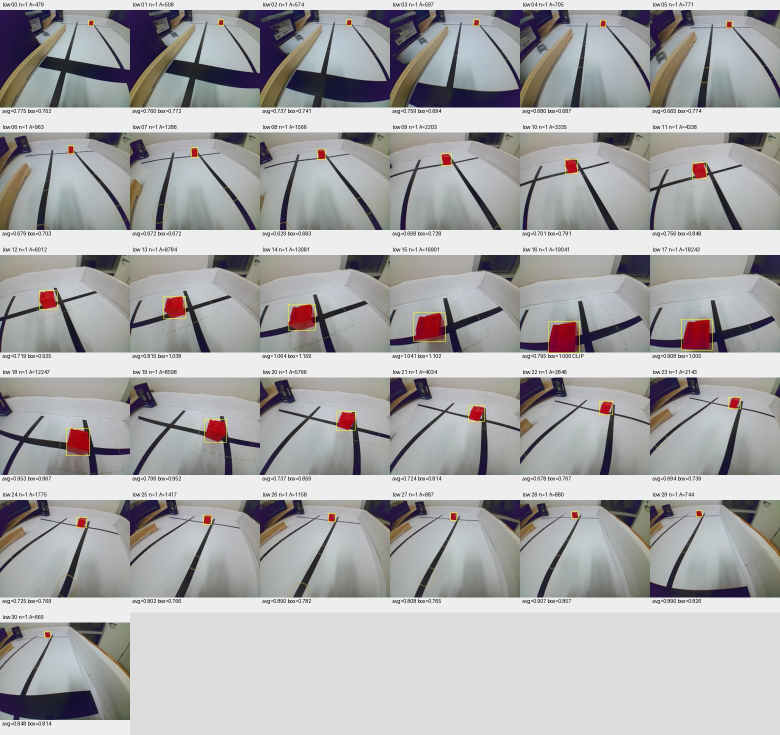
#> input picture Temp_test_01/pillar_area_model/low_contact_sheet.jpg, 1560 x 1470 px (shown at 1/2 size)
$ python analyze_orange_image.py Temp_test_01/pillar_area_model/low_contact_sheet.jpg
#> lines starting #> are read from the running program, lines starting #| are printed output that depends on the picture; after the words box and inside, x2 and y2 are one past the last pixel; in counts of white or black regions, pixels touching at a corner belong together
#> in main, bgr is the input picture: shape (1470, 1560, 3); mean B, G, R 169.4, 168.6, 169.3
#!/usr/bin/env python3
"""Pi Camera 实时颜色分析：鼠标拖框取样任意颜色；不连接电机。

实时预览：python3 analyze_orange_image.py
显示黑白掩膜：python3 analyze_orange_image.py --show-mask
无窗口：python3 analyze_orange_image.py --no-show
离线图片：python3 analyze_orange_image.py photo.jpg --output /tmp/orange.jpg
依赖：OpenCV、NumPy，与 line_color_detect.py 相同。
HSV 默认阈值仅为起点，需要按实际灯光调整。
实时窗口：左键拖框取色；c=取色模式，r=检测区域模式，f=全图检测，o=恢复橙色。
每次取色后统计首次匹配耗时和检测次数；测量到算法完成，不包含远程画面传输。
画面显示取图、处理和上一完整循环的秒数与 Hz；取图 Hz 是调用速率，不是传感器帧率。
"""

import argparse
import json
import math
import time
from pathlib import Path

import cv2
import numpy as np


# [52 lines left out: functions duration_metrics, draw_performance, sample_color_ranges, not called in this run]


class DetectionTiming:
    """每次取色单独计时；只数松开鼠标后的实际检测调用，不数打印行数。"""

    # [31 lines left out: functions __init__, record, report, not called in this run]


class MouseSelection:
    """鼠标坐标映射回原图；取样使用按下时的原始画面，避免拖动期间变化。"""

    # [72 lines left out: functions __init__, bounds, on_mouse, key, not called in this run]


def analyze_orange(bgr, lower=(5, 100, 80), upper=(25, 255, 255), min_area=50,
                   hsv_ranges=None, roi=None):
    """输入 OpenCV BGR 图片，返回统计、去噪掩膜和标注图。

    面积为实际前景像素数；只保留达到 min_area 的连通区域。
    坐标以原图左上角为原点，bbox 为 [x, y, width, height]。
    center 为色块像素质心；最大的色块作为目标，target_center 为其坐标。
    """
#> called with lower = (5, 100, 80), upper = (25, 255, 255), min_area = 50
    height, width = bgr.shape[:2]
#> height = 1470; width = 1560
    x0, y0, x1, y1 = roi if roi is not None else (0, 0, width, height)
#> x0 = 0; y0 = 0; x1 = 1560; y1 = 1470
    hsv = cv2.cvtColor(bgr[y0:y1, x0:x1], cv2.COLOR_BGR2HSV)
#> hsv: shape (1470, 1560, 3); mean H, S, V 57.4, 23.1, 174.1
    local_mask = np.zeros(hsv.shape[:2], dtype=np.uint8)
    ranges = hsv_ranges if hsv_ranges is not None else [(lower, upper)]
    for lo, hi in ranges:
        local_mask |= cv2.inRange(hsv, np.array(lo, np.uint8), np.array(hi, np.uint8))
#> this loop made 1 pass
#> pass 1, in analyze_orange, `local_mask |= cv2.inRange(hsv, np.array(lo, np.uint8), np.array(hi, np..`:
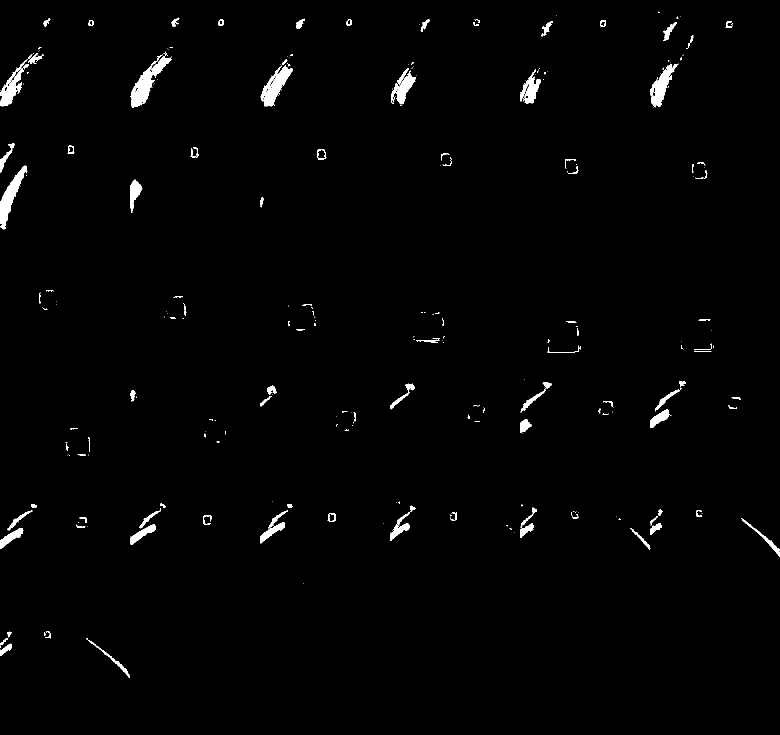
#> local_mask: shape (1470, 1560) (shown at 1/2 size); 1.3% white; 311 white regions (201 under 20 px), largest, box (x1, y1, x2, y2) and area: (261, 107, 343, 215) 2795, (0, 331, 55, 459) 2253, (521, 131, 586, 212) 2205
    kernel = np.ones((3, 3), np.uint8)
    local_mask = cv2.morphologyEx(local_mask, cv2.MORPH_OPEN, kernel)
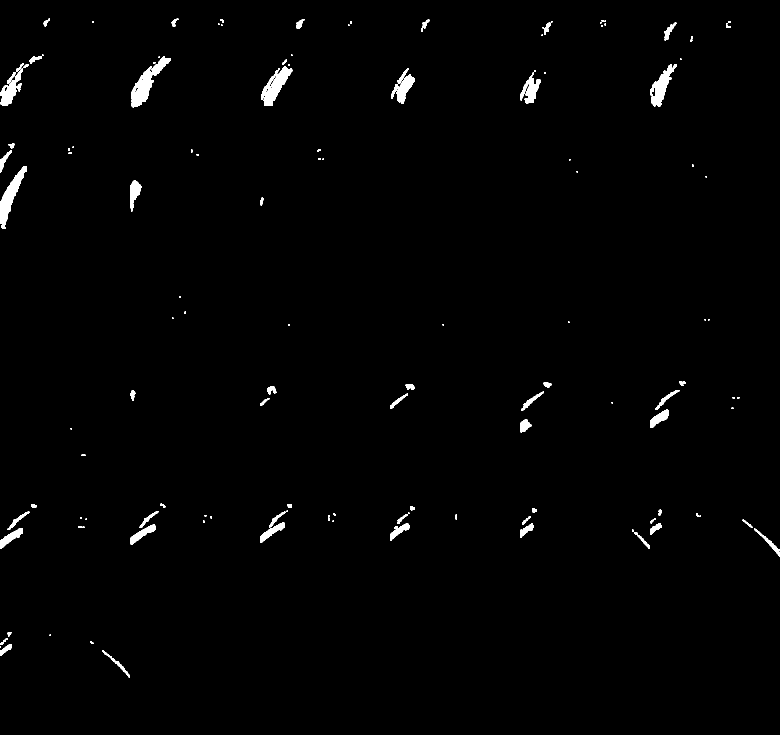
#> local_mask: shape (1470, 1560) (shown at 1/2 size); 1.1% white; 130 white regions (61 under 20 px), largest, box (x1, y1, x2, y2) and area: (262, 112, 342, 215) 2652, (0, 332, 54, 458) 2224, (522, 132, 585, 212) 2144
    local_mask = cv2.morphologyEx(local_mask, cv2.MORPH_CLOSE, kernel)
#> local_mask: shape (1470, 1560); 1.1% white; 117 white regions (49 under 20 px), largest, box (x1, y1, x2, y2) and area: (262, 112, 342, 215) 2729, (522, 132, 585, 212) 2240, (0, 332, 54, 458) 2230
    mask = np.zeros((height, width), dtype=np.uint8)
    mask[y0:y1, x0:x1] = local_mask
    count, labels, stats, centers = cv2.connectedComponentsWithStats(mask, 8)
#> labels: shape (1470, 1560) int32; 118 distinct labels, from 0 to 117
#> count = 118; stats = 118 rows, first 6: [0, 0, 1560, 1470, 2266878], [87, 37, 13, 16, 100], [343, 37, 14, 17, 108], [440, 38, 8, 8, 33], [593, 38, 16, 19, 169], [842, 39, 17, 24, 161]; centers = 118 pairs, first value 0.5 to 1539, second value 40.91 to 1327.2
    regions = []
    keep = np.zeros(count, dtype=np.uint8)
#> keep = 118 values from 0 to 0
    annotated = bgr.copy()
    for label in range(1, count):
        x, y, blob_width, blob_height, area = map(int, stats[label])
        if area < min_area:
            continue
        keep[label] = 255
        center = [round(float(v), 2) for v in centers[label]]
        regions.append({"area_pixels": area, "bbox": [x, y, blob_width, blob_height],
                        "center": center})
        cv2.rectangle(annotated, (x, y), (x + blob_width - 1, y + blob_height - 1),
                      (0, 255, 0), 1)
        cv2.putText(annotated, str(area), (x, max(12, y - 4)),
                    cv2.FONT_HERSHEY_SIMPLEX, 0.4, (0, 255, 0), 1)
#> this loop made 117 passes
#> (x, y, blob_width, blob_height, area, center) on passes 1, 2, 4, 5, 11, 13, 16, 23, 25, 28, 29, 31: (87, 37, 13, 16, 100, [92.17, 44.57]), (343, 37, 14, 17, 108, [348.2, 44.8]), (593, 38, 16, 19, 169, [599, 47.45]), (842, 39, 17, 24, 161, [849.1, 49.58]), (1083, 45, 19, 27, 190, [1092.9, 56.84]), (1328, 45, 25, 36, 335, [1337.7, 62.32]), (1452, 46, 10, 10, 50, [1455.1, 51.88]), (58, 112, 25, 16, 189, [69, 118.1]), (262, 112, 80, 103, 2729, [292.8, 165.7]), (0, 126, 48, 86, 1700, [22.3, 175.4]), (47, 128, 11, 8, 54, [51.65, 131.5]), (1301, 128, 53, 85, 1838, [1322.5, 172.4])
#> (x, y, blob_width, blob_height, area) on passes 3, 6, 20, 27, 41, 43: (440, 38, 8, 8, 33), (1203, 40, 9, 4, 26), (1381, 72, 5, 12, 41), (564, 119, 10, 10, 46), (634, 298, 8, 6, 24), (137, 305, 7, 3, 21)
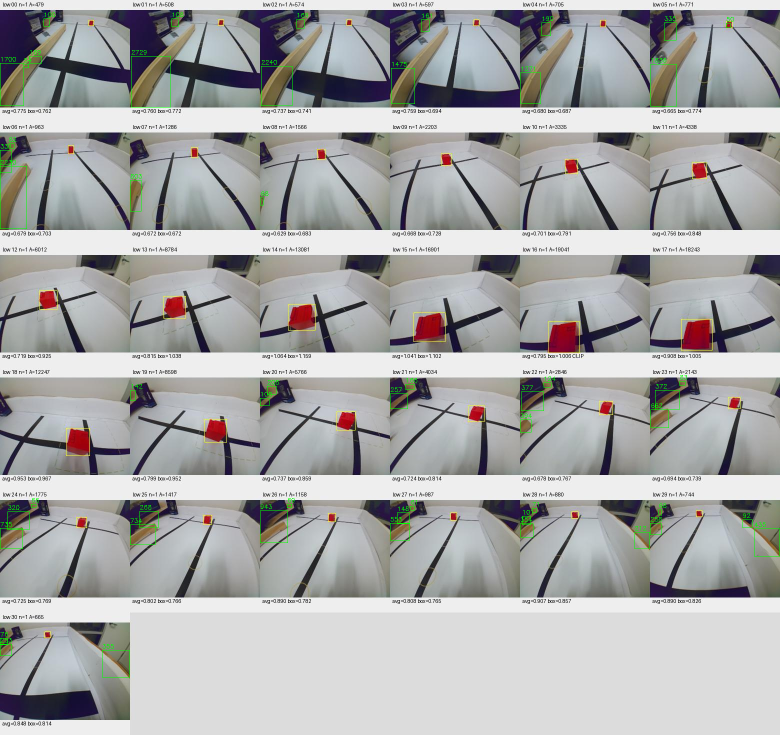
#> annotated: shape (1470, 1560, 3) (shown at 1/2 size); 0.4% of pixels changed, all inside (x1, y1, x2, y2) = (0, 25, 1560, 1355)
#> after the loop, keep = 118 values, max 255 at index 1, min 0 at index 0, mean 112.4; regions = 52 items
    regions.sort(key=lambda region: region["area_pixels"], reverse=True)
    target_center = regions[0]["center"] if regions else None
#> target_center = [292.8, 165.7]
    if target_center is not None:
        cx, cy = (int(round(value)) for value in target_center)
#> cx = 293; cy = 166
        # 在原彩色图上叠加目标中心，不用掩膜替换画面。
        cv2.drawMarker(annotated, (cx, cy), (0, 0, 255),
                       cv2.MARKER_CROSS, 15, 2)
#> annotated: shape (1470, 1560, 3); under 0.01% of pixels changed, all inside (x1, y1, x2, y2) = (285, 158, 302, 175)
        cv2.circle(annotated, (cx, cy), 4, (0, 0, 255), 1)
#> annotated: shape (1470, 1560, 3); mean B, G, R 169, 169.2, 168.9
    center_text = (f"Target center: ({target_center[0]:.1f}, {target_center[1]:.1f})"
                   if target_center is not None else "Target center: none")
#> center_text = 'Target center: (292.8, 165.7)'
    cv2.putText(annotated, center_text, (4, 36),
                cv2.FONT_HERSHEY_SIMPLEX, 0.45, (0, 255, 255), 1)
#> annotated: shape (1470, 1560, 3); mean B, G, R 169, 169.3, 168.9
    pixels = sum(region["area_pixels"] for region in regions)
#> pixels = 25188
    return {"width": width, "height": height, "matched_pixels": pixels,
            "matched_percent": round(100 * pixels / ((x1 - x0) * (y1 - y0)), 3),
            "roi": [x0, y0, x1, y1], "hsv_ranges": ranges,
            # 保留原离线接口字段；任意颜色请使用 matched_*。
            "orange_pixels": pixels,
            "orange_percent": round(100 * pixels / (width * height), 3),
            "region_count": len(regions),
            "target_center": target_center,
            "largest_region": regions[0] if regions else None,
            "regions": regions}, keep[labels], annotated


# [118 lines left out: function preview_camera, not called in this run]


def main():
    parser = argparse.ArgumentParser(description=__doc__)
    parser.add_argument("image", type=Path, nargs="?", help="可选图片路径；不填则启动 Pi Camera")
    parser.add_argument("--lower", type=int, nargs=3, default=(5, 100, 80),
                        metavar=("H", "S", "V"), help="HSV 下限，默认 5 100 80")
    parser.add_argument("--upper", type=int, nargs=3, default=(25, 255, 255),
                        metavar=("H", "S", "V"), help="HSV 上限，默认 25 255 255")
    parser.add_argument("--min-area", type=int, default=50, help="最小色块像素数")
    parser.add_argument("--output", type=Path, help="保存标注图（不能覆盖原图）")
    parser.add_argument("--mask", type=Path, help="保存黑白掩膜图")
    parser.add_argument("--scale", type=float, default=2.0, help="实时窗口放大倍数，默认 2")
    parser.add_argument("--no-show", action="store_true", help="实时模式只打印统计，不开窗口")
    parser.add_argument("--show-mask", action="store_true", help="额外显示黑白掩膜，默认只显示彩色标注画面")
    args = parser.parse_args()
    if not math.isfinite(args.scale) or args.scale <= 0:
        parser.error("--scale 必须为大于 0 的有限数")
    if args.min_area < 1:
        parser.error("--min-area 必须大于 0")
    if any(not 0 <= lo <= hi <= limit for lo, hi, limit in
           zip(args.lower, args.upper, (179, 255, 255))):
        parser.error("HSV 须满足 0 <= 下限 <= 上限；H 最大 179，S/V 最大 255")
    if args.image is None:
        if args.output or args.mask:
            parser.error("--output / --mask 仅适用于输入图片的离线模式")
        preview_camera(args)
        return
    paths = [p.resolve() for p in (args.image, args.output, args.mask) if p]
    if len(paths) != len(set(paths)):
        parser.error("输入、标注图和掩膜图必须使用不同路径")
    bgr = cv2.imread(str(args.image))
    if bgr is None:
        parser.error(f"无法读取图片：{args.image}")
    result, mask, annotated = analyze_orange(bgr, args.lower, args.upper, args.min_area)
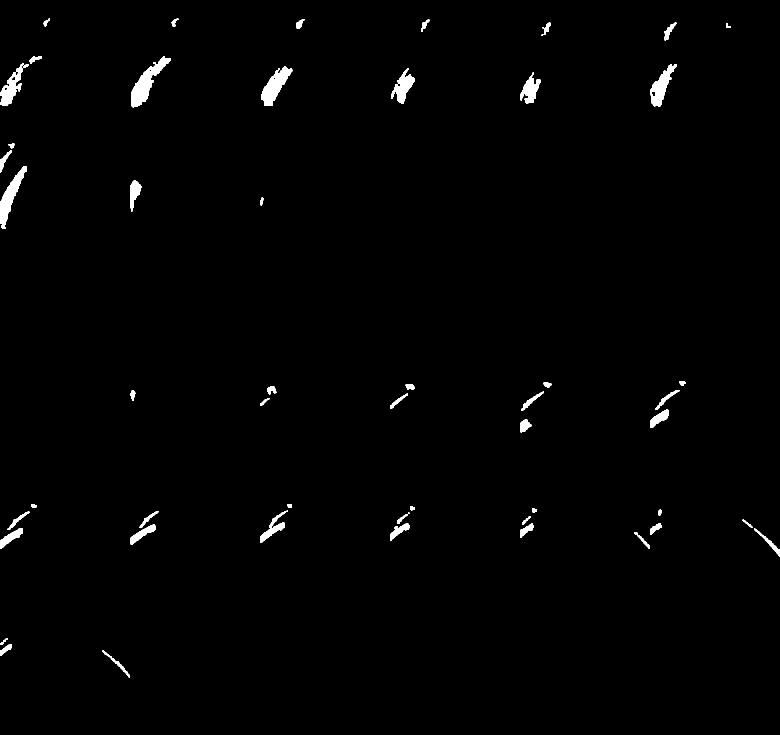
#> mask: shape (1470, 1560) (shown at 1/2 size); 1.1% white; 52 white regions, largest, box (x1, y1, x2, y2) and area: (262, 112, 342, 215) 2729, (522, 132, 585, 212) 2240, (0, 332, 54, 458) 2230
#> result = 12 items
    for path, data in ((args.output, annotated), (args.mask, mask)):
        if path:
            try:
                saved = cv2.imwrite(str(path), data)
            except cv2.error as exc:
                parser.error(f"无法保存 {path}：{exc}")
            if not saved:
                parser.error(f"无法保存：{path}（请检查目录和图片扩展名）")
#> this loop made 2 passes
#> path on passes 1 to 2: None, None
    print(json.dumps(result, ensure_ascii=False, indent=2))
#> (printed output is left out)


if __name__ == "__main__":
    main()

$ run again, on Temp_test_01/pillar_area_model/tall_contact_sheet.jpg
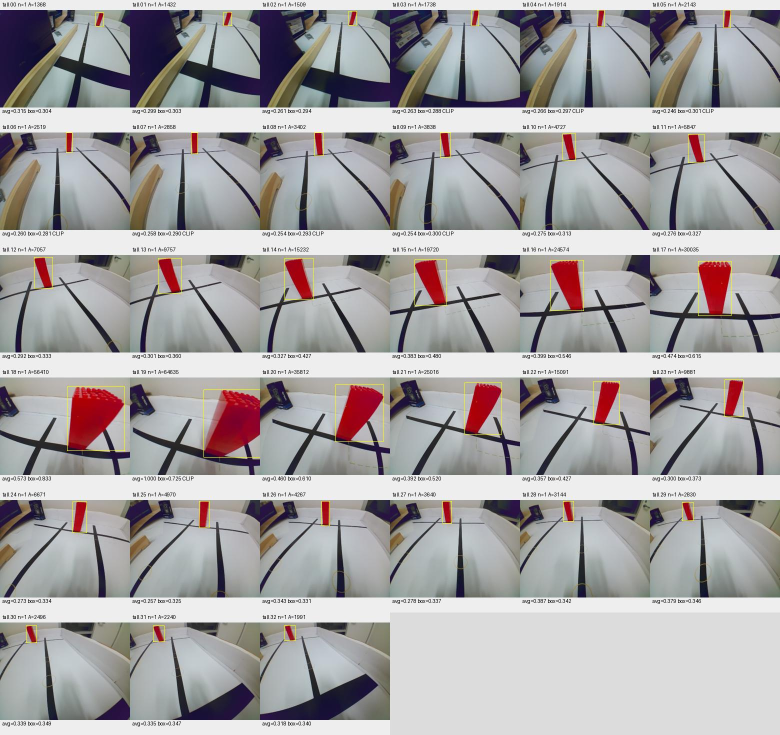
#> input picture Temp_test_01/pillar_area_model/tall_contact_sheet.jpg, 1560 x 1470 px (shown at 1/2 size)
#> in main, bgr is the input picture: shape (1470, 1560, 3); mean B, G, R 163.9, 163, 165.8
#> hsv: shape (1470, 1560, 3); mean H, S, V 64.9, 29.6, 171.3
#> labels: shape (1470, 1560) int32; 119 distinct labels, from 0 to 118
#> count = 119; stats = 119 rows, first 6: [0, 0, 1560, 1470, 2269996], [1206, 20, 3, 3, 9], [205, 28, 3, 4, 12], [461, 28, 3, 3, 9], [112, 37, 9, 14, 70], [365, 37, 11, 15, 73]; centers = 119 pairs, first value 1 to 1486, second value 21 to 1311.5
#> the loop in analyze_orange, `for label in range(1, count):` made 118 passes
#> (x, y, blob_width, blob_height, area, center) on passes 4, 5, 6, 7, 11, 12, 19, 20: (112, 37, 9, 14, 70, [115.1, 43.01]), (365, 37, 11, 15, 73, [368.8, 43.99]), (612, 36, 14, 22, 147, [617, 46.2]), (843, 39, 22, 25, 210, [852.9, 51.43]), (1085, 45, 21, 29, 308, [1094.9, 58.69]), (1329, 44, 27, 40, 448, [1342, 63.04]), (321, 126, 23, 29, 166, [331.4, 139.6]), (352, 127, 10, 12, 77, [356.1, 131.9])
#> after the loop in analyze_orange, `for label in range(1, count):`:
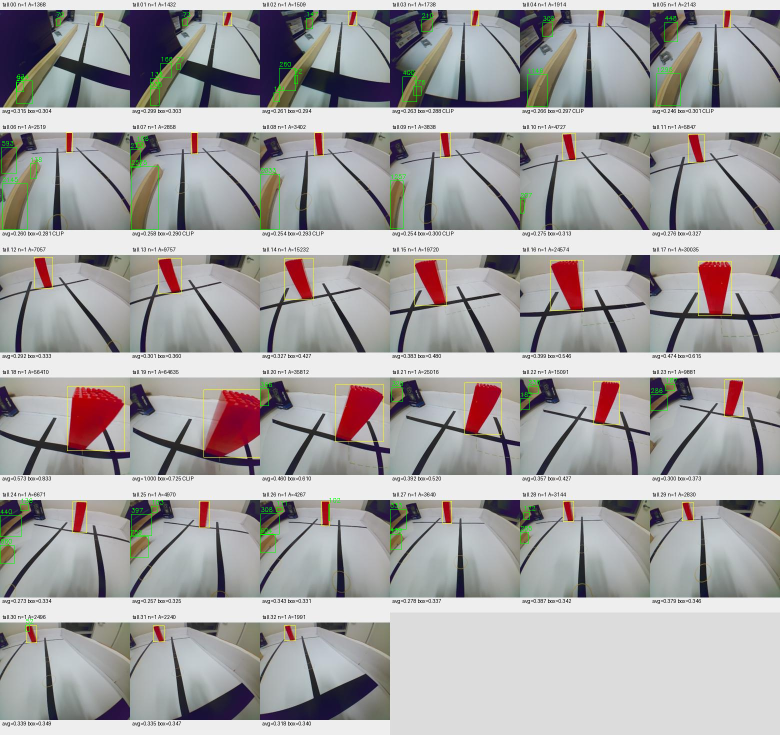
#> annotated: shape (1470, 1560, 3) (shown at 1/2 size); 0.37% of pixels changed, all inside (x1, y1, x2, y2) = (0, 24, 1362, 1263)
#> after the loop in analyze_orange, `for label in range(1, count):`: keep = 119 values, max 255 at index 4, min 0 at index 0, mean 105; regions = 49 items
#> target_center = [285.1, 405.4]
#> cx = 285; cy = 405
#> center_text = 'Target center: (285.1, 405.4)'
#> pixels = 21953
#> in main, `result, mask, annotated = analyze_orange(bgr, args.lower, args.upper, ..`:
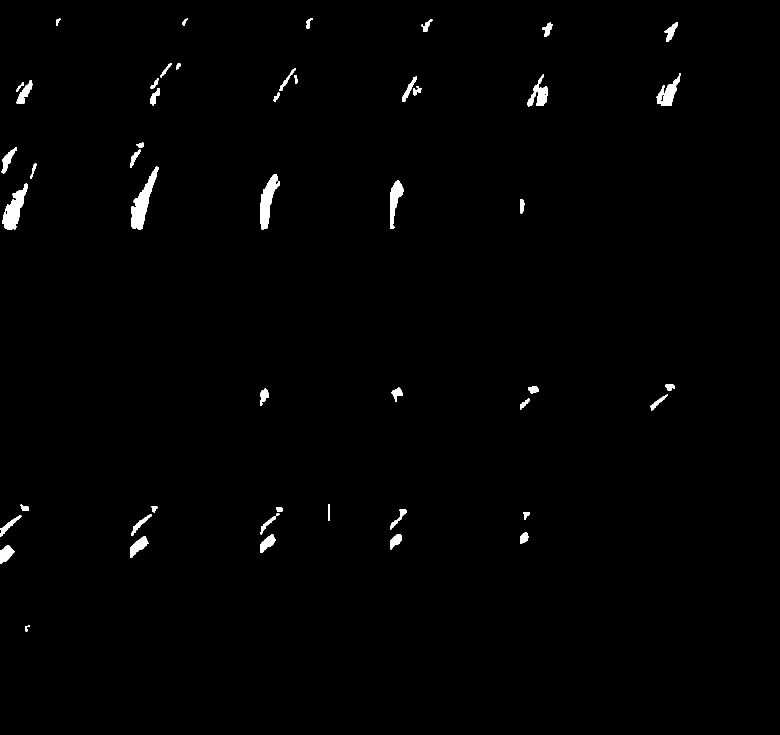
#> mask: shape (1470, 1560) (shown at 1/2 size); 0.96% white; 49 white regions, largest, box (x1, y1, x2, y2) and area: (262, 333, 318, 459) 2575, (4, 367, 56, 459) 2145, (520, 348, 560, 459) 2033
#> result = 12 items
#> the loop in main, `for path, data in ((args.output, annotated), (args.mask, mask)):` made 2 passes
#> path on passes 1 to 2: None, None
#> (printed output is left out)
